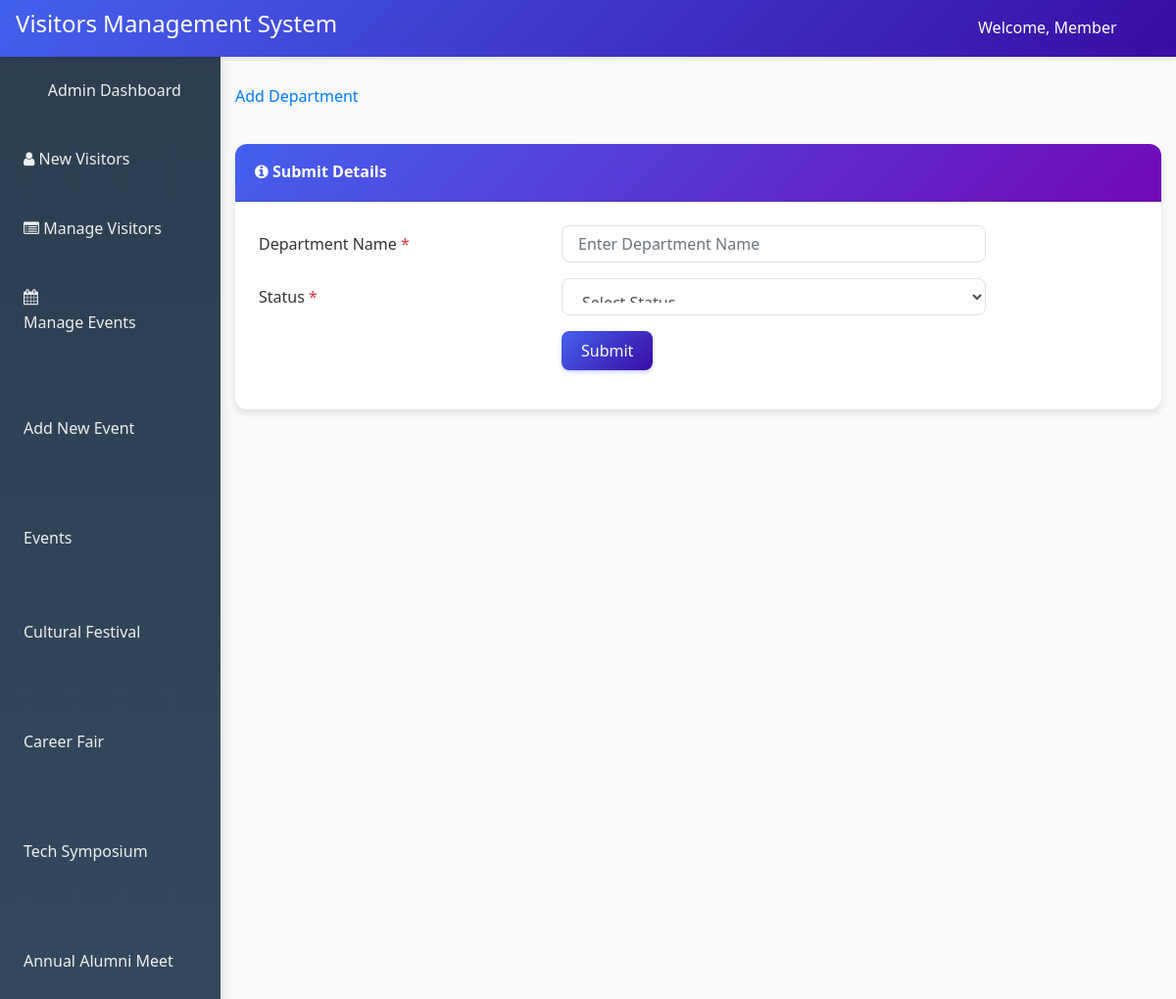
/Admin_dashbaord/add-department.php (signed in), run on the app's committed database.
### tables this page shows
CREATE TABLE IF NOT EXISTS tbl_events (
  event_id INT AUTO_INCREMENT PRIMARY KEY,
  event_name VARCHAR(150) NOT NULL,
  event_date DATE NULL,
  created_at TIMESTAMP DEFAULT CURRENT_TIMESTAMP
);

### Admin_dashbaord/include/side-bar.php (the view, shortened to what this page needs)
<ul class="sidebar navbar-nav">
  <li class="nav-item active">
    <a class="nav-link" href="admin_dashboard.php">
      <i class="fas fa-fw fa-tachometer-alt"></i>
      <span>Admin Dashboard</span>
    </a>
  </li>
  <li class="nav-item">
    <a class="nav-link" href="new-visitor.php" style="color: white;">
      <i class="fa fa-user"></i>
      <span>New Visitors</span>
    </a>
  </li>
  <li class="nav-item">
    <a class="nav-link" href="manage-visitors.php" style="color: white;">
      <i class="fa fa-list-alt"></i>
      <span>Manage Visitors</span>
    </a>
  </li>
  <?php
    $events_res = mysqli_query($conn, "SELECT event_id, event_name FROM tbl_events ORDER BY event_date DESC");
    $has_events = ($events_res && mysqli_num_rows($events_res) > 0);
    $tree_class = '';
  ?>
  <li class="nav-item has-treeview <?php echo $tree_class; ?>">
    <a href="#" class="nav-link">
      <i class="nav-icon fa fa-calendar-alt"></i>
      <p>
        Manage Events
        <i class="right fas fa-angle-left"></i>
      </p>
    </a>
    <ul class="nav nav-treeview">
      <li class="nav-item">
        <a href="add-event.php" class="nav-link">
          <i class="far fa-circle nav-icon"></i>
          <p>Add New Event</p>
        </a>
      </li>
      <?php
      echo '<li class="nav-item"><a class="nav-link" style="cursor:default;"><i class="far fa-circle nav-icon"></i><p class="mb-0">Events</p></a></li>';
      if ($has_events) {
          while ($ev = mysqli_fetch_assoc($events_res)) {
              $id = (int)$ev['event_id'];
              $name = htmlspecialchars($ev['event_name']);
              echo "<li class='nav-item'>
                      <a class='nav-link' href='view_event.php?event_id={$id}'>
                        <i class='far fa-dot-circle nav-icon'></i>
                        <p>{$name}</p>
                      </a>
                    </li>";
          }
      }
      ?>
    </ul>
  </li>
</ul>

### css/custom_style.css (style rules this page uses)
:root { --primary-color: #4361ee; --secondary-color: #3a0ca3; --accent-color: #7209b7; --success-color: #4cc9f0; --warning-color: #f72585; --light-bg: #f8f9fa; --dark-bg: #212529; --text-dark: #333333; --text-light: #6c757d; --border-color: #dee2e6; --card-shadow: 0 4px 6px rgba(0, 0, 0, 0.1); --hover-shadow: 0 8px 15px rgba(0, 0, 0, 0.15); }
body { font-family: 'Segoe UI', Tahoma, Geneva, Verdana, sans-serif; background-color: var(--light-bg); color: var(--text-dark); line-height: 1.6; }
.sidebar { background: linear-gradient(180deg, #2c3e50, #34495e); box-shadow: 2px 0 10px rgba(0, 0, 0, 0.1); }
.sidebar .nav-item { margin: 0.2rem 0; }
.sidebar .nav-link { color: #ecf0f1 !important; padding: 0.8rem 1rem; border-radius: 0.375rem; transition: all 0.3s ease; margin: 0.2rem 0.5rem; }

### data on the page
tbl_events: event_name "Cultural Festival"
tbl_events: event_name "Career Fair"
tbl_events: event_name "Tech Symposium"
tbl_events: event_name "Annual Alumni Meet"

### other printed values
$name "Member"
